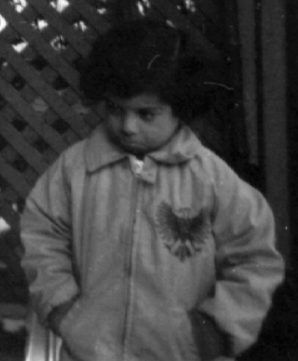
#> input picture 画像編集/sample.png, 298 x 361 px
$ python slide.py
#> lines starting #> are read from the running program, lines starting #| are printed output that depends on the picture
from PIL import Image
import numpy as np
import matplotlib.pyplot as plt

pic = Image.open("sample.png")
#> pic is the input picture: PIL image 298x361 RGB; min 1, max 254, mean 62
pic = pic.convert(mode="L")
#> pic: PIL image 298x361 L
pic = np.array(pic)
h, w = pic.shape[0], pic.shape[1]
#> h = 361; w = 298

#拡大行列
sy = - 100#縦100移動
sx = 20#横20移動
dst = np.zeros((h+abs(sy), w+abs(sx)))
for y in range(h):
    for x in range(w):
        xi = int((x)+sx)
        yi = int((y)+sy)
        dst[yi][xi] = pic[y][x]
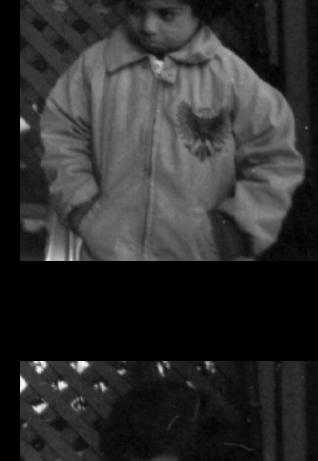
#> dst: shape (461, 318) float64; min 0, max 254, mean 45.5
plt.imshow(dst, cmap="gray")
plt.savefig("expand-1-1.png")
plt.show()

$ run again, with 画像編集/ave_gaussnoise.png copied over 画像編集/sample.png
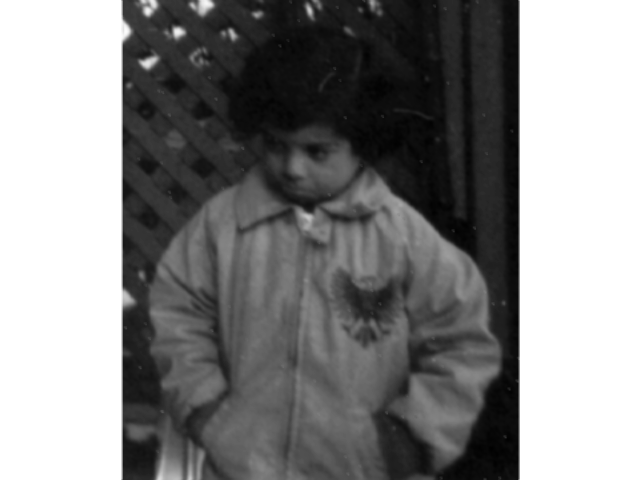
#> input picture 画像編集/ave_gaussnoise.png, 640 x 480 px
#> pic is the input picture: PIL image 640x480 RGBA; mean R, G, B, A 134.4, 134.4, 134.4, 255
#> pic: PIL image 640x480 L
#> after the loop `for y in range(h):`:
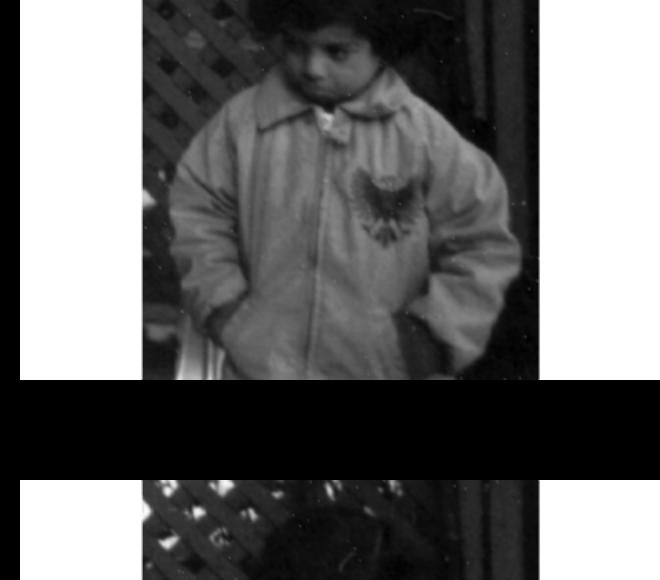
#> dst: shape (580, 660) float64; min 0, max 255, mean 107.9
